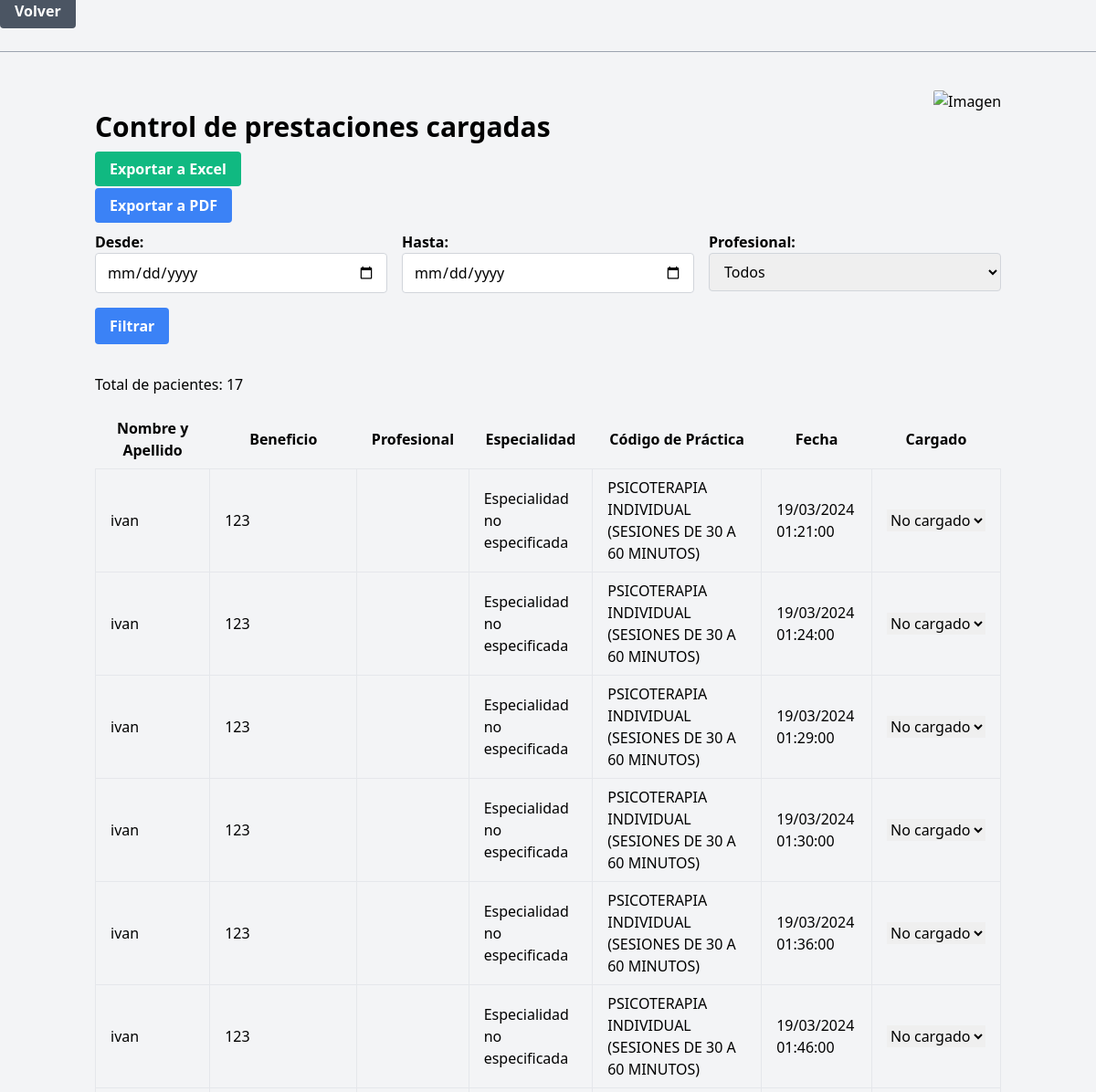
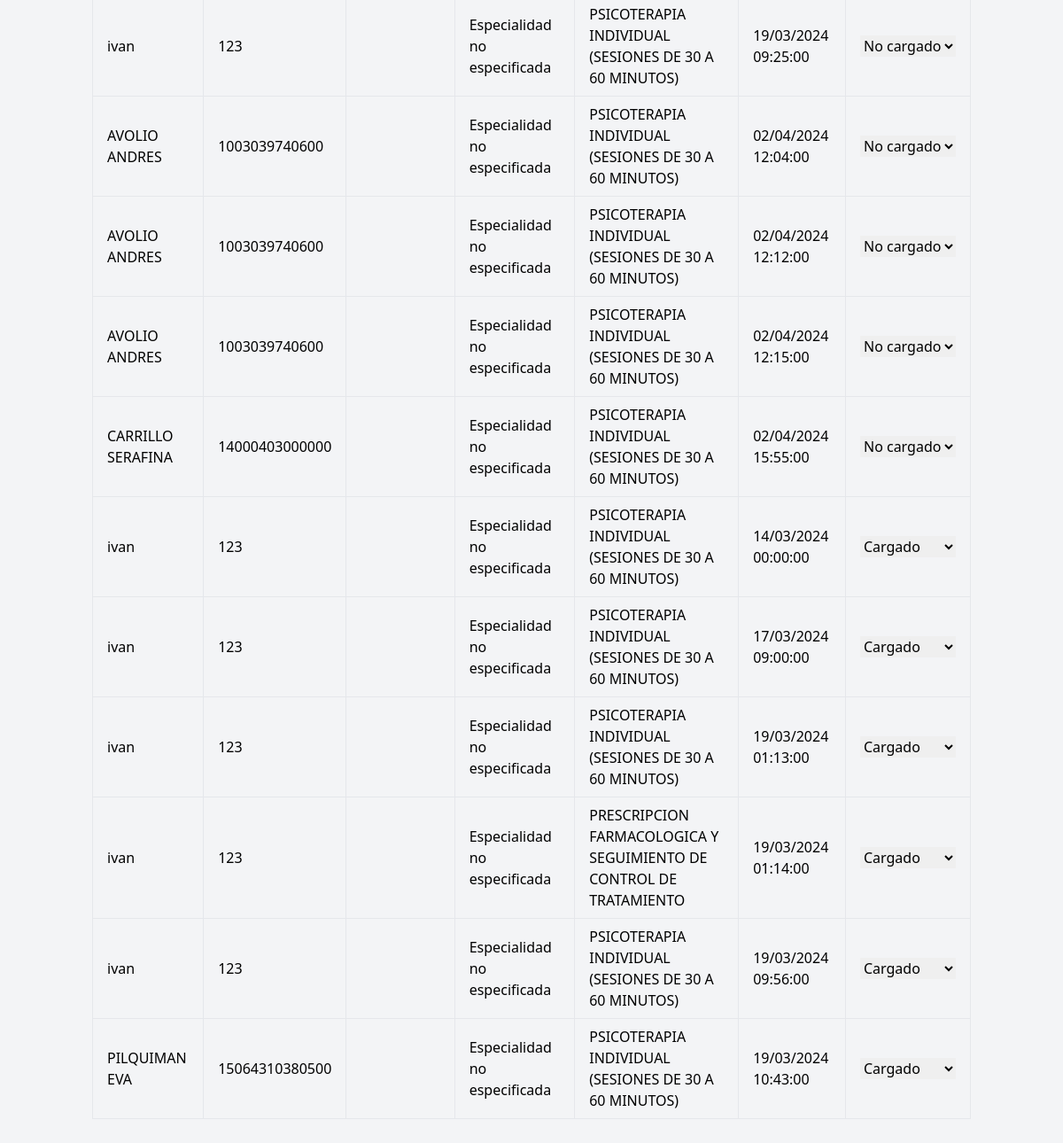
The app's page /tablaOME/tablaOME.php (signed in) with its own data (2 pictures, top to bottom).
### tables this page shows
CREATE TABLE `paciente` (
  `cod_paci` int(11) NOT NULL,
  `nombreYapellido` varchar(255) NOT NULL,
  `benef` bigint(255) NOT NULL,
  `cod_prof` int(255) NOT NULL,
  `cod_practica` int(255) NOT NULL,
  `fecha` datetime NOT NULL,
  `cod_diag` varchar(255) NOT NULL,
  `dni` int(255) NOT NULL,
  `cargado` varchar(255) NOT NULL DEFAULT 'no_cargado'
);

CREATE TABLE `tipo_prac` (
  `id` int(11) NOT NULL,
  `descript` varchar(255) NOT NULL,
  `cod_practica` int(255) NOT NULL
);

### controlador/control_paciente.php (called while the page is built, shortened)
<?php
require_once '../modelo/paciente.php';
function obtenerPacientesConFiltro($fecha_desde, $fecha_hasta, $profesional)
{
    global $conn;
    $sql = "SELECT * FROM paciente WHERE 1";
    $result = $conn->query($sql);
    if ($result->num_rows > 0) {
        $pacientes_cargados = array();
        $pacientes_no_cargados = array();
        while ($row = $result->fetch_assoc()) {
            if ($row['cargado'] == 'cargado') {
                $pacientes_cargados[] = $row;
            } else {
                $pacientes_no_cargados[] = $row;
            }
        }
        return array_merge($pacientes_no_cargados, $pacientes_cargados);
    } else {
        return array();
    }
}
function obtenerEspecialidadProfesional($cod_prof)
{
    global $conn;
    $sql = "SELECT especialidad FROM prof WHERE cod_prof = ?";
    $stmt = $conn->prepare($sql);
    $stmt->bind_param("i", $cod_prof);
    $stmt->execute();
    $result = $stmt->get_result();
    if ($result->num_rows > 0) {
        $row = $result->fetch_assoc();
        return $row['especialidad'];
    } else {
        return "Especialidad no especificada";
    }
}
function obtenerDescripcionPractica($cod_practica)
{
    global $conn;
    $sql = "SELECT descript FROM tipo_prac WHERE cod_practica  = ?";
    $stmt = $conn->prepare($sql);
    $stmt->bind_param("i", $cod_practica);
    $stmt->execute();
    $result = $stmt->get_result();
    if ($result->num_rows > 0) {
        $row = $result->fetch_assoc();
        return $row['descript'];
    } else {
        return "Sin descripcion";
    }
}
?>

### tablaOME/tablaOME.php (the view, shortened to what this page needs)
<?php
require_once '../controlador/control_paciente.php';
$fecha_desde = isset ($_GET['fecha_desde']) ? $_GET['fecha_desde'] : '';
$fecha_hasta = isset ($_GET['fecha_hasta']) ? $_GET['fecha_hasta'] : '';
$profesional = isset ($_GET['profesional']) ? $_GET['profesional'] : '';
$pacientes = obtenerPacientesConFiltro($fecha_desde, $fecha_hasta, $profesional);
$totalPacientes = count($pacientes);
?>
<!DOCTYPE html>
<html lang="es">
<head>
    <link href="https://cdn.jsdelivr.net/npm/tailwindcss@2.2.19/dist/tailwind.min.css" rel="stylesheet">
</head>
<body class="bg-gray-100">
    <a href="../panelMain/panelMain.php"
        class="bg-gray-500 hover:bg-gray-600 text-white font-bold py-2 px-4 rounded">Volver</a>
    <hr class="border-t border-gray-400 my-8">
    <div class="container mx-auto px-4 py-8 relative">
        <img src="../img/exportar_excel.bmp" alt="Imagen" class="image-top-right hidden sm:block">
        <h2 class="text-3xl font-semibold mb-4">Control de prestaciones cargadas</h2>
        <div class="mb-4">
            <a href="generar_reporte_excel.php?fecha_desde=<?php echo $fecha_desde; ?>&fecha_hasta=<?php echo $fecha_hasta; ?>&profesional=<?php echo $profesional; ?>"
                class="bg-green-500 hover:bg-green-700 text-white font-bold py-2 px-4 rounded">Exportar a Excel</a>
        </div>
        <div class="mb-4">
            <a href="generar_reporte_pdf.php?fecha_desde=<?php echo $fecha_desde; ?>&fecha_hasta=<?php echo $fecha_hasta; ?>&profesional=<?php echo $profesional; ?>"
                class="bg-blue-500 hover:bg-blue-700 text-white font-bold py-2 px-4 rounded">Exportar a PDF</a>
        </div>
        <form method="GET" class="mb-8">
            <div class="grid grid-cols-1 sm:grid-cols-2 md:grid-cols-3 gap-4">
                <div>
                    <label for="fecha_desde" class="block font-semibold">Desde:</label>
                    <input type="date" id="fecha_desde" name="fecha_desde"
                        class="border border-gray-300 rounded px-3 py-2 w-full">
                </div>
                <div>
                    <label for="fecha_hasta" class="block font-semibold">Hasta:</label>
                    <input type="date" id="fecha_hasta" name="fecha_hasta"
                        class="border border-gray-300 rounded px-3 py-2 w-full">
                </div>
                <div>
                    <label for="profesional" class="block font-semibold">Profesional:</label>
                    <select name="profesional" id="profesional"
                        class="border border-gray-300 rounded px-3 py-2 w-full">
                        <option value="">Todos</option>
                    </select>
                </div>
                <div class="flex items-end">
                    <button type="submit"
                        class="bg-blue-500 hover:bg-blue-700 text-white font-bold py-2 px-4 rounded">Filtrar</button>
                </div>
            </div>
        </form>
        <p class="mb-4">Total de pacientes:
            <?php echo $totalPacientes; ?>
        </p>
        <div class="overflow-x-auto">
            <table class="table-auto w-full">
                <thead>
                    <tr>
                        <th class="px-4 py-2">Nombre y Apellido</th>
                        <th class="px-4 py-2">Beneficio</th>
                        <th class="px-4 py-2">Profesional</th>
                        <th class="px-4 py-2">Especialidad</th>
                        <th class="px-4 py-2">Código de Práctica</th>
                        <th class="px-4 py-2">Fecha</th>
                        <th class="px-4 py-2">Cargado</th>
                    </tr>
                </thead>
                <tbody>
                    <?php
                    $pacientes = obtenerPacientesConFiltro($fecha_desde, $fecha_hasta, $profesional);
                    foreach ($pacientes as $paciente) {
                        echo "<tr>";
                        echo "<td class='border px-4 py-2'>" . $paciente["nombreYapellido"] . "</td>";
                        echo "<td class='border px-4 py-2'>" . $paciente["benef"] . "</td>";
                        echo "<td class='border px-4 py-2'>" . obtenerNombreProfesional($paciente["cod_prof"]) . "</td>";
                        echo "<td class='border px-4 py-2'>" . obtenerEspecialidadProfesional($paciente["cod_prof"]) . "</td>";
                        echo "<td class='border px-4 py-2'>" . obtenerDescripcionPractica($paciente["cod_practica"]) . "</td>";
                        echo "<td class='border px-4 py-2'>" . date('d/m/Y H:i:s', strtotime($paciente["fecha"])) . "</td>";
                        echo "<td class='border px-4 py-2'>";
                        echo "<form method='post'>";
                        echo "<select name='nuevo_estado' onchange='this.form.submit()'>";
                        echo "<option value='no_cargado'" . ($paciente["cargado"] == 'no_cargado' ? " selected" : "") . ">No cargado</option>";
                        echo "<option value='cargado'" . ($paciente["cargado"] == 'cargado' ? " selected" : "") . ">Cargado</option>";
                        echo "</select>";
                        echo "</form>";
                        echo "</td>";
                        echo "</tr>";
                    }
                    ?>
                </tbody>
            </table>
        </div>
</body>
</html>

### tablaOME/tablaOME.php (style rules this page uses)
.image-top-right { position: absolute; top: 10px; right: 10px; width: 5rem; height: auto; border-radius: 2px; }

### records on screen
paciente: nombreYapellido "ivan", benef "123", cod_prof "Especialidad no especificada", cod_practica.descript "PSICOTERAPIA INDIVIDUAL (SESIONES DE 30 A 60 MINUTOS)", fecha "19/03/2024 01:21:00", nuevo_estado "No cargado"
paciente: nombreYapellido "ivan", benef "123", cod_prof "Especialidad no especificada", cod_practica.descript "PSICOTERAPIA INDIVIDUAL (SESIONES DE 30 A 60 MINUTOS)", fecha "19/03/2024 01:24:00", nuevo_estado "No cargado"
paciente: nombreYapellido "ivan", benef "123", cod_prof "Especialidad no especificada", cod_practica.descript "PSICOTERAPIA INDIVIDUAL (SESIONES DE 30 A 60 MINUTOS)", fecha "19/03/2024 01:29:00", nuevo_estado "No cargado"
paciente: nombreYapellido "ivan", benef "123", cod_prof "Especialidad no especificada", cod_practica.descript "PSICOTERAPIA INDIVIDUAL (SESIONES DE 30 A 60 MINUTOS)", fecha "19/03/2024 01:30:00", nuevo_estado "No cargado"
paciente: nombreYapellido "ivan", benef "123", cod_prof "Especialidad no especificada", cod_practica.descript "PSICOTERAPIA INDIVIDUAL (SESIONES DE 30 A 60 MINUTOS)", fecha "19/03/2024 01:36:00", nuevo_estado "No cargado"
paciente: nombreYapellido "ivan", benef "123", cod_prof "Especialidad no especificada", cod_practica.descript "PSICOTERAPIA INDIVIDUAL (SESIONES DE 30 A 60 MINUTOS)", fecha "19/03/2024 01:46:00", nuevo_estado "No cargado"
paciente: nombreYapellido "ivan", benef "123", cod_prof "Especialidad no especificada", cod_practica.descript "PSICOTERAPIA INDIVIDUAL (SESIONES DE 30 A 60 MINUTOS)", fecha "19/03/2024 09:25:00", nuevo_estado "No cargado"
paciente: nombreYapellido "AVOLIO ANDRES", benef "1003039740600", cod_prof "Especialidad no especificada", cod_practica.descript "PSICOTERAPIA INDIVIDUAL (SESIONES DE 30 A 60 MINUTOS)", fecha "02/04/2024 12:04:00", nuevo_estado "No cargado"
paciente: nombreYapellido "AVOLIO ANDRES", benef "1003039740600", cod_prof "Especialidad no especificada", cod_practica.descript "PSICOTERAPIA INDIVIDUAL (SESIONES DE 30 A 60 MINUTOS)", fecha "02/04/2024 12:12:00", nuevo_estado "No cargado"
paciente: nombreYapellido "AVOLIO ANDRES", benef "1003039740600", cod_prof "Especialidad no especificada", cod_practica.descript "PSICOTERAPIA INDIVIDUAL (SESIONES DE 30 A 60 MINUTOS)", fecha "02/04/2024 12:15:00", nuevo_estado "No cargado"
paciente: nombreYapellido "CARRILLO SERAFINA", benef "14000403000000", cod_prof "Especialidad no especificada", cod_practica.descript "PSICOTERAPIA INDIVIDUAL (SESIONES DE 30 A 60 MINUTOS)", fecha "02/04/2024 15:55:00", nuevo_estado "No cargado"
paciente: nombreYapellido "ivan", benef "123", cod_prof "Especialidad no especificada", cod_practica.descript "PSICOTERAPIA INDIVIDUAL (SESIONES DE 30 A 60 MINUTOS)", fecha "14/03/2024 00:00:00", nuevo_estado "Cargado"
paciente: nombreYapellido "ivan", benef "123", cod_prof "Especialidad no especificada", cod_practica.descript "PSICOTERAPIA INDIVIDUAL (SESIONES DE 30 A 60 MINUTOS)", fecha "17/03/2024 09:00:00", nuevo_estado "Cargado"
paciente: nombreYapellido "ivan", benef "123", cod_prof "Especialidad no especificada", cod_practica.descript "PSICOTERAPIA INDIVIDUAL (SESIONES DE 30 A 60 MINUTOS)", fecha "19/03/2024 01:13:00", nuevo_estado "Cargado"
paciente: nombreYapellido "ivan", benef "123", cod_prof "Especialidad no especificada", cod_practica.descript "PRESCRIPCION FARMACOLOGICA Y SEGUIMIENTO DE CONTROL DE TRATAMIENTO", fecha "19/03/2024 01:14:00", nuevo_estado "Cargado"
paciente: nombreYapellido "ivan", benef "123", cod_prof "Especialidad no especificada", cod_practica.descript "PSICOTERAPIA INDIVIDUAL (SESIONES DE 30 A 60 MINUTOS)", fecha "19/03/2024 09:56:00", nuevo_estado "Cargado"
paciente: nombreYapellido "PILQUIMAN EVA", benef "15064310380500", cod_prof "Especialidad no especificada", cod_practica.descript "PSICOTERAPIA INDIVIDUAL (SESIONES DE 30 A 60 MINUTOS)", fecha "19/03/2024 10:43:00", nuevo_estado "Cargado"

### other values on screen
$totalPacientes "17"
